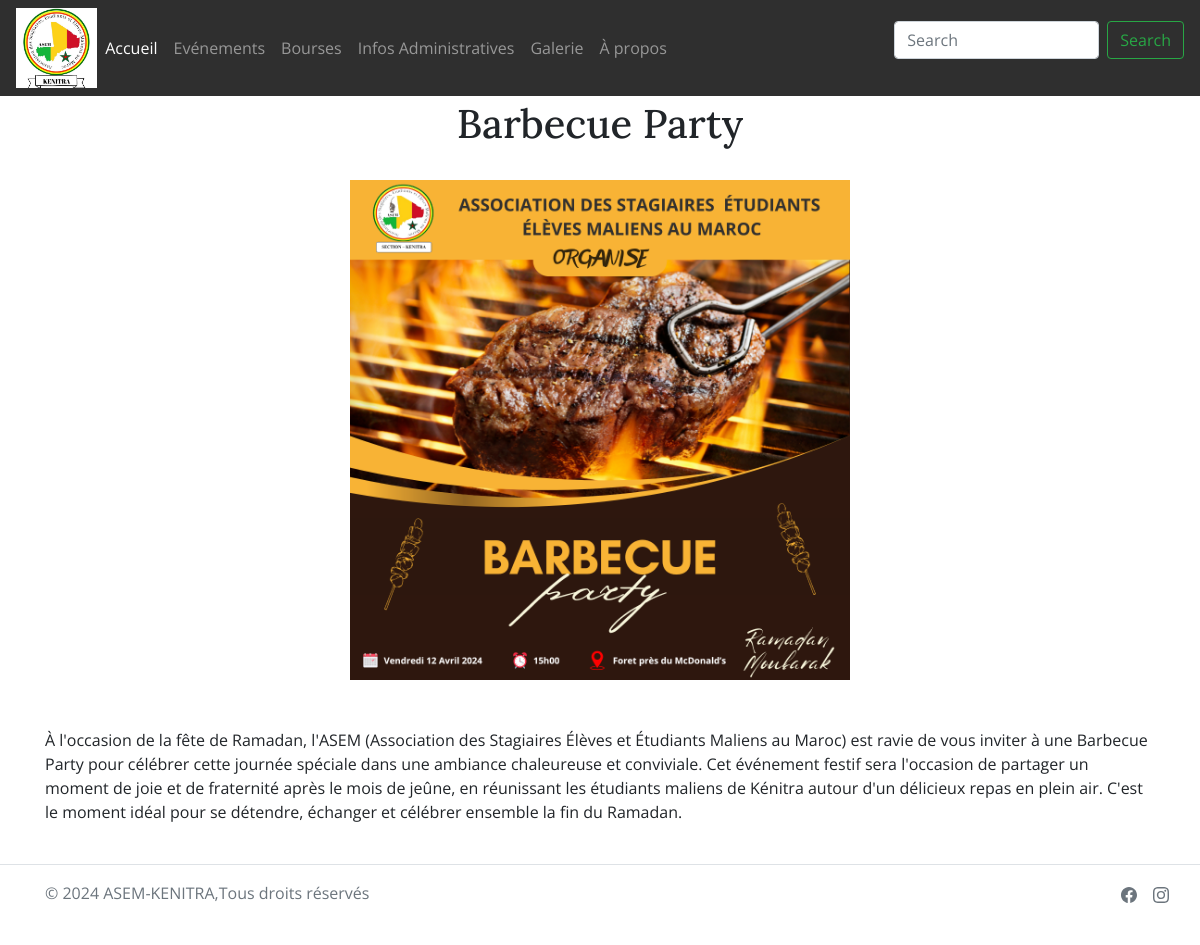
/evenement/3, run on the app's committed database.
### backend_frontend/models.py (models this page shows, shortened)
class Evenement(models.Model):
    titre = models.CharField(max_length=255)
    image = models.ImageField()
    description = models.TextField()
    categorie = models.ForeignKey('backend_frontend.CategorieEvenement',on_delete=models.CASCADE,related_name='evenements')
    date_created = models.DateTimeField(auto_now_add=True)
    date_updated = models.DateTimeField(auto_now_add=True)

### backend_frontend/views.py (the view)
# urls.py: path("evenement/<int:event_id>",views.evenement_detail_view,name='evenement-detail'),
def evenement_detail_view(request,event_id):
    event = get_object_or_404(Evenement,id=event_id)
    return render(request,'backend_frontend/evenement_detail.html',{'event':event})

### backend_frontend/templates/backend_frontend/evenement_detail.html
{% extends 'base.html' %}
{% load static %}
{% block content %}
    <div class="container d-flex flex-column align-items-center" style="margin-top:100px;">
    <h1 class="text-center">{{ event.titre }}</h1><br>
    <img src="{{ event.image.url }}" width="500" height="500" alt="..." class="my-auto">
    <p class="mt-5">{{ event.description }}</p>
</div>
{% endblock content %}

### templates/base.html (style rules this page uses)
body { font-family: 'Open Sans', sans-serif; }
h1, h2, h3 { font-family: 'Lora', serif; }

### data on the page
Evenement: titre "Barbecue Party", image (picture), description "À l'occasion de la fête de Ramadan, l'ASEM (Association des Stagiaires Élèves et Étudiants Maliens au Maroc) est ravie de vous inviter à une Barbecue Party pour célébrer cette journée spéciale dans une ambiance chaleureuse et conviviale. Cet événement festif sera l'occasion de partager un moment de joie et de fraternité après le mois de jeûne, en réunissant les étudiants maliens de Kénitra autour d'un délicieux repas en plein air. C'est le moment idéal pour se détendre, échanger et célébrer ensemble la fin du Ramadan."
